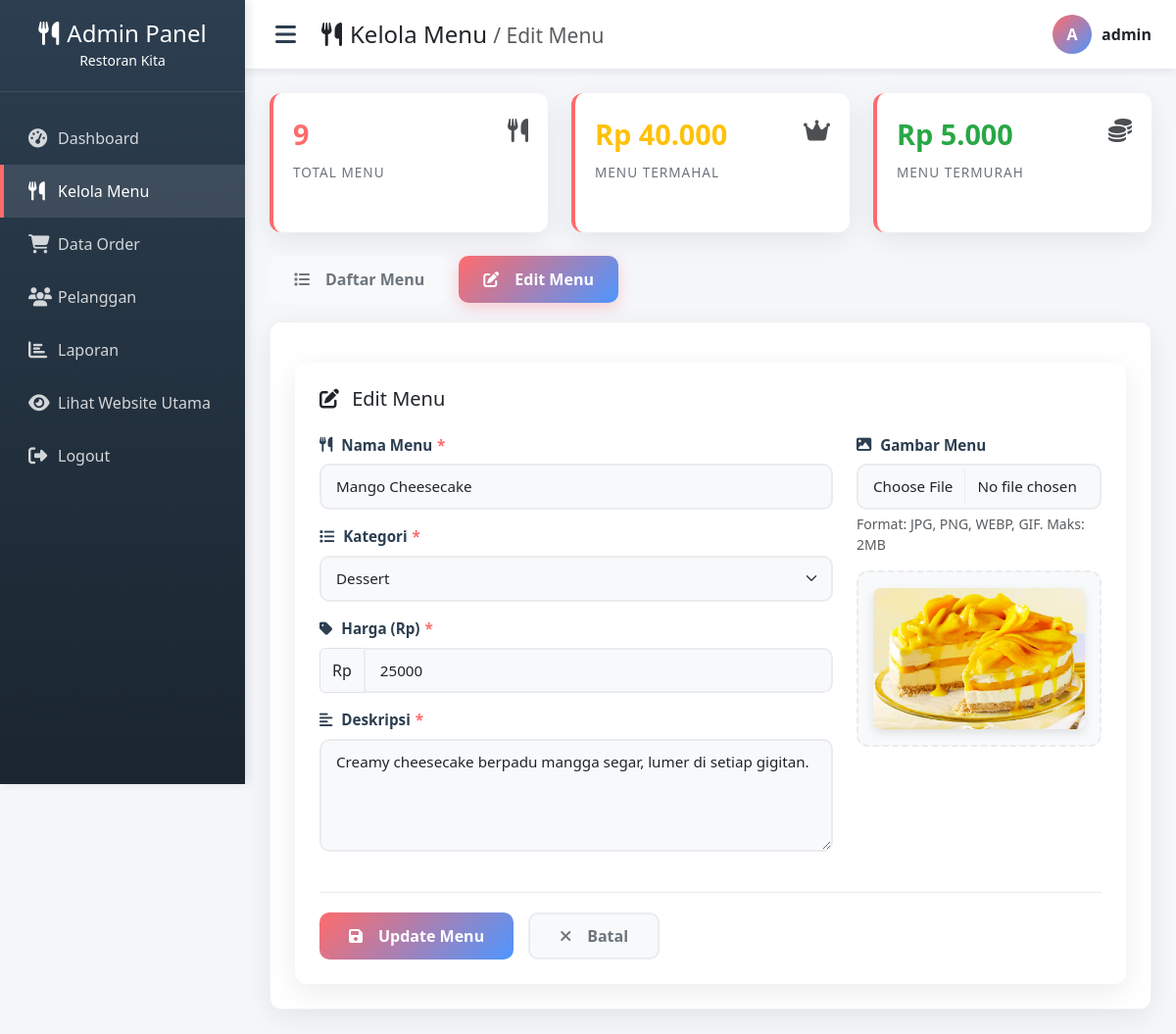
Screenshot of /admin/menu.php?edit=8 (signed in) with the database file from the repository.
### tables this page shows
CREATE TABLE `menu` (
  `id` int(11) NOT NULL,
  `nama` varchar(100) NOT NULL,
  `harga` int(11) NOT NULL,
  `kategori` enum('makanan','minuman','paket','dessert') NOT NULL DEFAULT 'makanan',
  `deskripsi` text NOT NULL,
  `gambar` varchar(255) DEFAULT NULL,
  `created_at` timestamp NOT NULL DEFAULT current_timestamp(),
  `updated_at` timestamp NULL DEFAULT NULL ON UPDATE current_timestamp()
);

### admin/menu.php (the view, shortened to what this page needs)
<?php
include '../config/database.php';
$query = "SELECT * FROM menu ORDER BY id DESC";
$menus = mysqli_query($conn, $query);
$totalMenu = 0;
if ($menus) {
    $totalMenu = mysqli_num_rows($menus);
}
$edit_data = null;
if (isset($_GET['edit'])) {
    $id = (int)$_GET['edit'];
    $result = mysqli_query($conn, "SELECT * FROM menu WHERE id='$id'");
    if ($result && mysqli_num_rows($result) > 0) {
        $edit_data = mysqli_fetch_assoc($result);
    }
}
$expensive = 0;
$cheapest = 0;
$expensiveQuery = mysqli_query($conn, "SELECT MAX(harga) as max FROM menu");
if ($expensiveQuery && mysqli_num_rows($expensiveQuery) > 0) {
    $row = mysqli_fetch_assoc($expensiveQuery);
    $expensive = $row['max'] ?? 0;
}
$cheapestQuery = mysqli_query($conn, "SELECT MIN(harga) as min FROM menu");
if ($cheapestQuery && mysqli_num_rows($cheapestQuery) > 0) {
    $row = mysqli_fetch_assoc($cheapestQuery);
    $cheapest = $row['min'] ?? 0;
}
?>
<!DOCTYPE html>
<html lang="id">
<head>
    <link href="https://cdn.jsdelivr.net/npm/bootstrap@5.3.0-alpha1/dist/css/bootstrap.min.css" rel="stylesheet">
    <link rel="stylesheet" href="https://cdnjs.cloudflare.com/ajax/libs/font-awesome/6.4.0/css/all.min.css">
    <link rel="stylesheet" href="../assets/css/admin.css">
</head>
<body class="admin-body">
    <div class="sidebar" id="sidebar">
        <div class="sidebar-header">
            <h3><i class="fas fa-utensils me-2"></i>Admin Panel</h3>
            <small>Restoran Kita</small>
        </div>
        <div class="sidebar-menu">
            <ul>
                <li><a href="dashboard.php"><i class="fas fa-tachometer-alt"></i><span>Dashboard</span></a></li>
                <li><a href="menu.php" class="active"><i class="fas fa-utensils"></i><span>Kelola Menu</span></a></li>
                <li><a href="order.php"><i class="fas fa-shopping-cart"></i><span>Data Order</span></a></li>
                <li><a href="customer.php"><i class="fas fa-users"></i><span>Pelanggan</span></a></li>
                <li><a href="report.php"><i class="fas fa-chart-bar"></i><span>Laporan</span></a></li>
                 <li>
                    <a href="../index.php" target="_blank">
                        <i class="fas fa-eye"></i>
                        <span>Lihat Website Utama</span>
                    </a>
                </li>
                <li><a href="logout.php"><i class="fas fa-sign-out-alt"></i><span>Logout</span></a></li>
            </ul>
        </div>
    </div>
    <div class="main-content">
        <header class="admin-header">
            <button class="toggle-btn" id="sidebarToggle"><i class="fas fa-bars"></i></button>
            <h4 class="mb-0">
                <i class="fas fa-utensils me-2"></i>Kelola Menu
                <?php if(isset($edit_data)): ?>
                    <small class="text-muted">/ Edit Menu</small>
                <?php endif; ?>
            </h4>
            <div class="header-right">
                <div class="admin-avatar"><?php echo strtoupper(substr($_SESSION['admin'], 0, 1)); ?></div>
                <div class="fw-bold"><?php echo $_SESSION['admin']; ?></div>
            </div>
        </header>
        <div class="content-wrapper">
            <div class="row mb-4">
                <div class="col-md-4">
                    <div class="stat-card total">
                        <div class="d-flex justify-content-between align-items-start">
                            <div>
                                <div class="stat-number"><?php echo $totalMenu; ?></div>
                                <div class="stat-label">Total Menu</div>
                            </div>
                            <div class="stat-icon">
                                <i class="fas fa-utensils"></i>
                            </div>
                        </div>
                    </div>
                </div>
                <div class="col-md-4">
                    <div class="stat-card expensive">
                        <div class="d-flex justify-content-between align-items-start">
                            <div>
                                <div class="stat-number">Rp <?php echo number_format($expensive, 0, ',', '.'); ?></div>
                                <div class="stat-label">Menu Termahal</div>
                            </div>
                            <div class="stat-icon">
                                <i class="fas fa-crown"></i>
                            </div>
                        </div>
                    </div>
                </div>
                <div class="col-md-4">
                    <div class="stat-card cheapest">
                        <div class="d-flex justify-content-between align-items-start">
                            <div>
                                <div class="stat-number">Rp <?php echo number_format($cheapest, 0, ',', '.'); ?></div>
                                <div class="stat-label">Menu Termurah</div>
                            </div>
                            <div class="stat-icon">
                                <i class="fas fa-coins"></i>
                            </div>
                        </div>
                    </div>
                </div>
            </div>
            <ul class="nav nav-tabs" id="menuTabs">
                <li class="nav-item">
                    <button class="nav-link <?php echo !isset($_GET['edit']) ? 'active' : ''; ?>"
                            data-bs-toggle="tab"
                            data-bs-target="#list-menu">
                        <i class="fas fa-list me-2"></i>Daftar Menu
                    </button>
                </li>
                <li class="nav-item">
                    <button class="nav-link <?php echo isset($_GET['edit']) ? 'active' : ''; ?>"
                            data-bs-toggle="tab"
                            data-bs-target="#add-menu">
                        <i class="fas <?php echo isset($edit_data) ? 'fa-edit' : 'fa-plus'; ?> me-2"></i>
                        <?php echo isset($edit_data) ? 'Edit Menu' : 'Tambah Menu Baru'; ?>
                    </button>
                </li>
            </ul>
            <div class="tab-content" id="menuTabContent">
                <div class="tab-pane fade <?php echo isset($_GET['edit']) ? 'show active' : ''; ?>" id="add-menu">
                    <div class="form-card mt-3">
                        <h5 class="mb-4">
                            <i class="fas <?php echo isset($edit_data) ? 'fa-edit' : 'fa-plus-circle'; ?> me-2"></i>
                            <?php echo isset($edit_data) ? 'Edit Menu' : 'Tambah Menu Baru'; ?>
                        </h5>
                        <form method="post" enctype="multipart/form-data" id="menuForm">
                            <div class="row">
                                <div class="col-md-8">
                                    <div class="mb-3">
                                        <label class="form-label">
                                            <i class="fas fa-utensils me-1"></i>Nama Menu
                                            <span class="required">*</span>
                                        </label>
                                        <input type="text"
                                               class="form-control"
                                               name="nama"
                                               value="<?php echo htmlspecialchars($edit_data['nama'] ?? ''); ?>"
                                               required
                                               placeholder="Contoh: Nasi Goreng Spesial">
                                    </div>
                                    <div class="mb-3">
                                        <label class="form-label">
                                            <i class="fas fa-list me-1"></i>Kategori
                                            <span class="required">*</span>
                                        </label>
                                        <select class="form-select" name="kategori" required>
                                            <option value="dessert" <?php echo (isset($edit_data['kategori']) && $edit_data['kategori'] == 'dessert') ? 'selected' : ''; ?>>Dessert</option>
                                        </select>
                                    </div>
                                    <div class="mb-3">
                                        <label class="form-label">
                                            <i class="fas fa-tag me-1"></i>Harga (Rp)
                                            <span class="required">*</span>
                                        </label>
                                        <div class="input-group">
                                            <span class="input-group-text">Rp</span>
                                            <input type="number"
                                                   class="form-control"
                                                   name="harga"
                                                   value="<?php echo $edit_data['harga'] ?? ''; ?>"
                                                   required
                                                   min="1000"
                                                   placeholder="15000">
                                        </div>
                                    </div>
                                    <div class="mb-3">
                                        <label class="form-label">
                                            <i class="fas fa-align-left me-1"></i>Deskripsi
                                            <span class="required">*</span>
                                        </label>
                                        <textarea class="form-control"
                                                  name="deskripsi"
                                                  rows="4"
                                                  required
                                                  placeholder="Deskripsi menu"><?php echo htmlspecialchars($edit_data['deskripsi'] ?? ''); ?></textarea>
                                    </div>
                                </div>
                                <div class="col-md-4">
                                    <div class="mb-3">
                                        <label class="form-label">
                                            <i class="fas fa-image me-1"></i>Gambar Menu
                                        </label>
                                        <input type="file"
                                               name="gambar"
                                               class="form-control"
                                               accept="image/*"
                                               onchange="previewImage(this)"
                                               <?php if(!isset($edit_data)) echo 'required'; ?>>
                                        <small class="text-muted d-block mt-1">Format: JPG, PNG, WEBP, GIF. Maks: 2MB</small>
                                        <div class="image-preview-container mt-3">
                                            <div class="image-preview" id="imagePreview">
                                                <?php if(isset($edit_data['gambar']) && !empty($edit_data['gambar'])):
                                                    $gambarEditPath = '../uploads/' . $edit_data['gambar'];
                                                    $gambarEditExists = file_exists($gambarEditPath);
                                                ?>
                                                    <?php if($gambarEditExists): ?>
                                                        <img src="<?php echo $gambarEditPath; ?>"
                                                             id="previewImg"
                                                             alt="Preview Gambar">
                                                    <?php endif; ?>
                                                <?php endif; ?>
                                            </div>
                                        </div>
                                    </div>
                                </div>
                            </div>
                            <div class="form-actions">
                                <button type="submit"
                                        name="<?php echo isset($edit_data) ? 'edit' : 'tambah'; ?>"
                                        class="btn btn-primary">
                                    <i class="fas fa-save me-2"></i>
                                    <?php echo isset($edit_data) ? 'Update Menu' : 'Simpan Menu'; ?>
                                </button>
                                <a href="menu.php" class="btn btn-secondary">
                                    <i class="fas fa-times me-2"></i>Batal
                                </a>
                            </div>
                        </form>
                    </div>
                </div>
            </div>
        </div>
    </div>
</body>
</html>

### assets/css/admin.css (style rules this page uses)
:root { --sidebar-width: 250px; --sidebar-collapsed: 70px; --header-height: 70px; }
.admin-body { background-color: #f5f7fb; min-height: 100vh; overflow-x: hidden; }
.sidebar { position: fixed; top: 0; left: 0; height: 100vh; width: var(--sidebar-width); background: linear-gradient(180deg, #2c3e50, #1a252f); color: white; transition: all 0.3s ease; z-index: 1000; box-shadow: 3px 0 10px rgba(0, 0, 0, 0.1); }
.sidebar-header { padding: 20px; border-bottom: 1px solid rgba(255, 255, 255, 0.1); text-align: center; }
.sidebar-header h3 { color: white; font-size: 1.5rem; margin: 0; white-space: nowrap; overflow: hidden; }
.sidebar-menu { padding: 20px 0; }
.sidebar-menu ul { list-style: none; padding: 0; margin: 0; }
.sidebar-menu li { position: relative; }
.sidebar-menu a { display: flex; align-items: center; padding: 15px 25px; color: rgba(255, 255, 255, 0.8); text-decoration: none; transition: all 0.3s ease; border-left: 4px solid transparent; }
.sidebar-menu a:hover, .sidebar-menu a.active { background-color: rgba(255, 255, 255, 0.1); color: white; border-left-color: var(--primary); }
.sidebar-menu i { font-size: 1.2rem; width: 30px; min-width: 30px; }
.sidebar-menu span { white-space: nowrap; transition: opacity 0.3s ease; }
.main-content { margin-left: var(--sidebar-width); transition: all 0.3s ease; }
.admin-header { background: white; height: var(--header-height); box-shadow: 0 2px 10px rgba(0, 0, 0, 0.1); position: sticky; top: 0; z-index: 999; display: flex; align-items: center; padding: 0 25px; }
.toggle-btn { background: none; border: none; color: var(--dark); font-size: 1.5rem; cursor: pointer; margin-right: 20px; }
.header-right { margin-left: auto; display: flex; align-items: center; }
.admin-avatar { width: 40px; height: 40px; border-radius: 50%; background: linear-gradient(135deg, var(--primary), var(--secondary)); color: white; display: flex; align-items: center; justify-content: center; font-weight: bold; margin-right: 10px; }
.content-wrapper { padding: 25px; }
.form-card { background: white; border-radius: 15px; padding: 30px; box-shadow: 0 5px 15px rgba(0, 0, 0, 0.05); }
.form-label { font-weight: 600; color: var(--dark); margin-bottom: 8px; }
.form-control, .form-select { border-radius: 10px; border: 2px solid #eaeaea; padding: 10px 15px; transition: all 0.3s ease; }

### rows the page displays
menu: nama "Mango Cheesecake", kategori "Dessert", harga "25000", deskripsi "Creamy cheesecake berpadu mangga segar, lumer di setiap gigitan.", gambar (picture)

### other values shown
substr($_SESSION['admin'], 0, 1) "A"
$_SESSION['admin'] "admin"
$totalMenu "9"
$expensive "40.000"
$cheapest "5.000"
